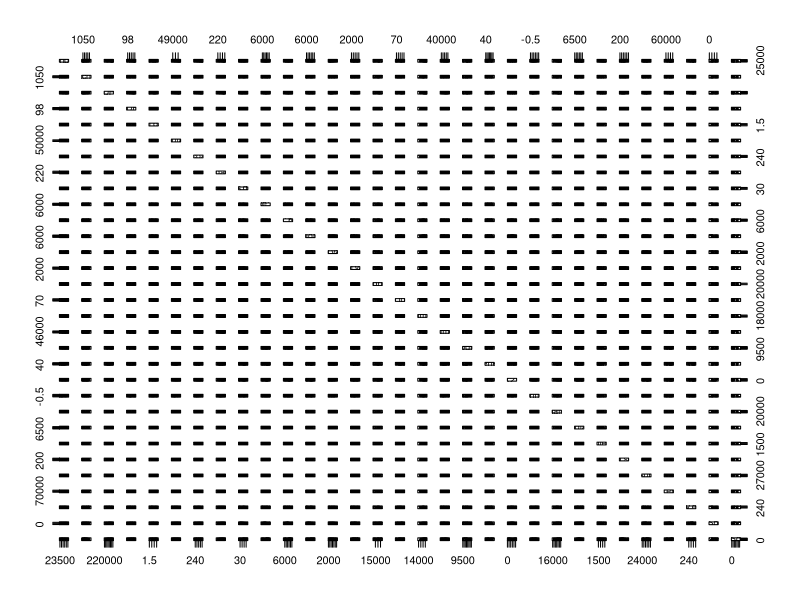

Generate this figure with R: (Note: this script raises an error after producing the figure.)
## ---- chunk 1
setwd("C:/Users/young/Desktop/work/Woodside_Hackathon/Rscript")

knitr::opts_chunk$set(echo = TRUE)
library(openxlsx)
library(corrplot)
library(leaps)
library(knitr)
library(data.table)
library("forecast")

## ---- chunk 2
AllVariables <- (read.xlsx("HackathonS.xlsx", sheet = 1,startRow = 1, colNames = TRUE))[-1,]
Taiwan       <- (read.xlsx("HackathonS.xlsx", sheet =2, startRow = 1, colNames = TRUE))
Korea        <- (read.xlsx("HackathonS.xlsx", sheet =3, startRow = 1, colNames = TRUE))
Japan        <- (read.xlsx("HackathonS.xlsx", sheet =4, startRow = 1, colNames = TRUE))
China        <- (read.xlsx("HackathonS.xlsx", sheet =5, startRow = 1, colNames = TRUE))



## ---- chunk 3
plot(Korea)
corrplot(cor(Korea), type = "upper", tl.pos = "td", method = "circle", tl.cex = 0.5, tl.col = 'black', order = "hclust", diag = TRUE)
## ---- chunk 4
#AllSub <- regsubsets(`Asian.Spot.Reference.Price.(US$/MMBtu)`~., data = Korea)
#AllSub.summary <- summary(AllSub)
#AllSub.outmat <- AllSub.summary$outmat
#kable(AllSub.outmat)
## ---- chunk 5
AllSub <- regsubsets(`Korea.LNG.imports.(Source:.Korean.Gov.Statistics).(Ktoe)`~., data = Korea)
AllSub.summary <- summary(AllSub)
AllSub.outmat <- AllSub.summary$outmat
kable(AllSub.outmat)
## ---- chunk 6
Korea.lm <- lm(`Korea.LNG.imports.(Source:.Korean.Gov.Statistics).(Ktoe)`~`Korea.LNG.import.value.(US$.million)`, data = Korea)
plot(Korea.lm)
## ---- chunk 7
names(Taiwan)

for(n in 8:8 ){
  
  a <- Taiwan[n]

  a_timeseries <- ts(a, frequency=4, start=c(2009,2))
  
  plot.ts(a_timeseries)
  
  a_timeseries_component <- decompose(a_timeseries)
  
  plot(a_timeseries_component)
  

  a_adjusted <- a_timeseries - a_timeseries_component$seasonal

  plot(a_adjusted)

  a_forecast <- HoltWinters(a_timeseries)

  plot(a_forecast)

  a_forecasts_2 <- forecast.HoltWinters(a_forecast, h=4)

  plot.forecast( a_forecasts_2 )

  plot.ts(a_forecasts_2$residuals)            # make a time plot
  
  # #plotForecastErrors(a_forecasts_2$residuals) # make a histogram
  # 
  # a_timeseries_diff_1 <- diff(a_timeseries, differences=1)
  # 
  # plot.ts(a_timeseries_diff_1)

}
## ---- chunk 8

names(Korea)

for(n in c(10) ){
  
  a <- Korea[n]

  a_timeseries <- ts(a, frequency=4, start=c(2009,2))

  plot.ts(a_timeseries , main = names(Korea)[n])

  a_timeseries_component <- decompose(a_timeseries)

  plot(a_timeseries_component$trend , main = names(Korea)[n])
  
  
  
  
  a_adjusted <- a_timeseries - a_timeseries_component$seasonal

  plot(a_adjusted)

  a_forecast <- HoltWinters(a_timeseries)

  plot(a_forecast)

  a_forecasts_2 <- forecast.HoltWinters(a_forecast, h=4)

  plot.forecast( a_forecasts_2 )

  plot.ts(a_forecasts_2$residuals)            # make a time plot
  #plotForecastErrors(a_forecasts_2$residuals) # make a histogram

  a_timeseries_diff_1 <- diff(a_timeseries, differences=1)

  plot.ts(a_timeseries_diff_1)

}
## ---- chunk 9
employment              = Korea[,1]
exchange_rate          = Korea[,2]
GDP                    = Korea[,3]
gas_coal_price_diff    = Korea[,7] - Korea[,8]
primary_energy         = Korea[,29]
Cooling_Degree_Days    = Korea[,31]
Heating_Degree_Days    = Korea[,30]
Nuclear_total_energy   = Korea[,24]

#considered to be irrelevant 
domestic_demand     = Korea[,9]

#to be forecasted
LNG_import          = Korea[,11] 

a <- Cooling_Degree_Days + Heating_Degree_Days
a_timeseries <- ts(a, frequency=4, start=c(2009,2))
a_timeseries_component <- decompose(a_timeseries)
plot.ts(a_timeseries)


b <- Cooling_Degree_Days 
b_timeseries <- ts(b, frequency=4, start=c(2009,2))
b_timeseries_component <- decompose(b_timeseries)
plot.ts(b_timeseries)

# plot(LNG_import ~ domestic_demand  )
# 
# plot(  a_timeseries_component$trend[17:27] ~ Nuclear_total_energy[17:27]  )

## ---- chunk 10

names(China)

for(n in c(1:14) ){
  
  a <- China[n]

  a_timeseries <- ts(a, frequency=4, start=c(2009,2))

  plot.ts(a_timeseries , main = names(China)[n])

  a_timeseries_component <- decompose(a_timeseries)

  plot(a_timeseries_component$trend , main = names(China)[n])
  
  #a_adjusted <- a_timeseries - a_timeseries_component$seasonal

  #plot(a_adjusted)

  #a_forecast <- HoltWinters(a_timeseries)

  #plot(a_forecast)

  #a_forecasts_2 <- forecast.HoltWinters(a_forecast, h=4)

  #plot.forecast( a_forecasts_2 )

  #plot.ts(a_forecasts_2$residuals)            # make a time plot
  #plotForecastErrors(a_forecasts_2$residuals) # make a histogram

  #a_timeseries_diff_1 <- diff(a_timeseries, differences=1)

  #plot.ts(a_timeseries_diff_1)

}
